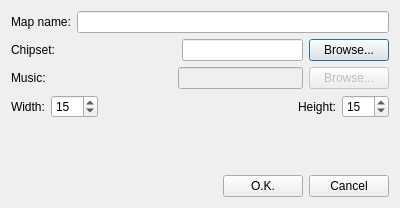
<?xml version="1.0" encoding="UTF-8"?>
<ui version="4.0">
 <class>MapEditDialog</class>
 <widget class="QDialog" name="MapEditDialog">
  <property name="geometry">
   <rect>
    <x>0</x>
    <y>0</y>
    <width>400</width>
    <height>208</height>
   </rect>
  </property>
  <property name="windowTitle">
   <string>New map dialog</string>
  </property>
  <layout class="QHBoxLayout" name="horizontalLayout">
   <item>
    <layout class="QVBoxLayout" name="verticalLayout">
     <item>
      <layout class="QHBoxLayout" name="horizontalLayout_2">
       <item>
        <widget class="QLabel" name="labelMapName">
         <property name="text">
          <string>Map name:</string>
         </property>
        </widget>
       </item>
       <item>
        <widget class="QLineEdit" name="lineEditMapName"/>
       </item>
      </layout>
     </item>
     <item>
      <layout class="QHBoxLayout" name="horizontalLayoutChipset">
       <item>
        <widget class="QLabel" name="labelChipset">
         <property name="text">
          <string>Chipset:</string>
         </property>
        </widget>
       </item>
       <item>
        <spacer name="horizontalSpacer_4">
         <property name="orientation">
          <enum>Qt::Horizontal</enum>
         </property>
         <property name="sizeHint" stdset="0">
          <size>
           <width>40</width>
           <height>20</height>
          </size>
         </property>
        </spacer>
       </item>
       <item>
        <widget class="QLineEdit" name="lineEditChipset">
         <property name="readOnly">
          <bool>true</bool>
         </property>
        </widget>
       </item>
       <item>
        <widget class="QPushButton" name="pushButtonBrowseChipset">
         <property name="text">
          <string>Browse...</string>
         </property>
        </widget>
       </item>
      </layout>
     </item>
     <item>
      <layout class="QHBoxLayout" name="horizontalLayoutMusic">
       <item>
        <widget class="QLabel" name="labelMusic">
         <property name="text">
          <string>Music:</string>
         </property>
        </widget>
       </item>
       <item>
        <spacer name="horizontalSpacer_3">
         <property name="orientation">
          <enum>Qt::Horizontal</enum>
         </property>
         <property name="sizeHint" stdset="0">
          <size>
           <width>40</width>
           <height>20</height>
          </size>
         </property>
        </spacer>
       </item>
       <item>
        <widget class="QLineEdit" name="lineEditMusic">
         <property name="enabled">
          <bool>false</bool>
         </property>
         <property name="readOnly">
          <bool>true</bool>
         </property>
        </widget>
       </item>
       <item>
        <widget class="QPushButton" name="pushButtonBrowseMusic">
         <property name="enabled">
          <bool>false</bool>
         </property>
         <property name="text">
          <string>Browse...</string>
         </property>
        </widget>
       </item>
      </layout>
     </item>
     <item>
      <layout class="QHBoxLayout" name="horizontalLayoutMapDimensions">
       <item>
        <widget class="QLabel" name="labelMapWidth">
         <property name="text">
          <string>Width:</string>
         </property>
        </widget>
       </item>
       <item>
        <widget class="QSpinBox" name="spinBoxMapWidth">
         <property name="minimum">
          <number>1</number>
         </property>
         <property name="maximum">
          <number>999</number>
         </property>
         <property name="value">
          <number>15</number>
         </property>
        </widget>
       </item>
       <item>
        <spacer name="horizontalSpacer_2">
         <property name="orientation">
          <enum>Qt::Horizontal</enum>
         </property>
         <property name="sizeHint" stdset="0">
          <size>
           <width>40</width>
           <height>20</height>
          </size>
         </property>
        </spacer>
       </item>
       <item>
        <widget class="QLabel" name="labelHeight">
         <property name="text">
          <string>Height:</string>
         </property>
        </widget>
       </item>
       <item>
        <widget class="QSpinBox" name="spinBoxMapHeight">
         <property name="minimum">
          <number>1</number>
         </property>
         <property name="maximum">
          <number>999</number>
         </property>
         <property name="value">
          <number>15</number>
         </property>
        </widget>
       </item>
      </layout>
     </item>
     <item>
      <spacer name="verticalSpacer">
       <property name="orientation">
        <enum>Qt::Vertical</enum>
       </property>
       <property name="sizeHint" stdset="0">
        <size>
         <width>20</width>
         <height>40</height>
        </size>
       </property>
      </spacer>
     </item>
     <item>
      <layout class="QHBoxLayout" name="horizontalLayoutDialogButtons">
       <item>
        <spacer name="horizontalSpacer">
         <property name="orientation">
          <enum>Qt::Horizontal</enum>
         </property>
         <property name="sizeHint" stdset="0">
          <size>
           <width>40</width>
           <height>20</height>
          </size>
         </property>
        </spacer>
       </item>
       <item>
        <widget class="QPushButton" name="pushButtonOK">
         <property name="text">
          <string>O.K.</string>
         </property>
        </widget>
       </item>
       <item>
        <widget class="QPushButton" name="pushButtonCancel">
         <property name="text">
          <string>Cancel</string>
         </property>
        </widget>
       </item>
      </layout>
     </item>
    </layout>
   </item>
  </layout>
 </widget>
 <resources/>
 <connections>
  <connection>
   <sender>pushButtonOK</sender>
   <signal>clicked()</signal>
   <receiver>MapEditDialog</receiver>
   <slot>onOK()</slot>
   <hints>
    <hint type="sourcelabel">
     <x>307</x>
     <y>196</y>
    </hint>
    <hint type="destinationlabel">
     <x>226</x>
     <y>163</y>
    </hint>
   </hints>
  </connection>
  <connection>
   <sender>pushButtonCancel</sender>
   <signal>clicked()</signal>
   <receiver>MapEditDialog</receiver>
   <slot>reject()</slot>
   <hints>
    <hint type="sourcelabel">
     <x>388</x>
     <y>196</y>
    </hint>
    <hint type="destinationlabel">
     <x>292</x>
     <y>205</y>
    </hint>
   </hints>
  </connection>
  <connection>
   <sender>pushButtonBrowseChipset</sender>
   <signal>clicked()</signal>
   <receiver>MapEditDialog</receiver>
   <slot>onChipsetBrowse()</slot>
   <hints>
    <hint type="sourcelabel">
     <x>359</x>
     <y>47</y>
    </hint>
    <hint type="destinationlabel">
     <x>212</x>
     <y>123</y>
    </hint>
   </hints>
  </connection>
 </connections>
 <slots>
  <slot>onChipsetBrowse()</slot>
  <slot>onOK()</slot>
 </slots>
</ui>
